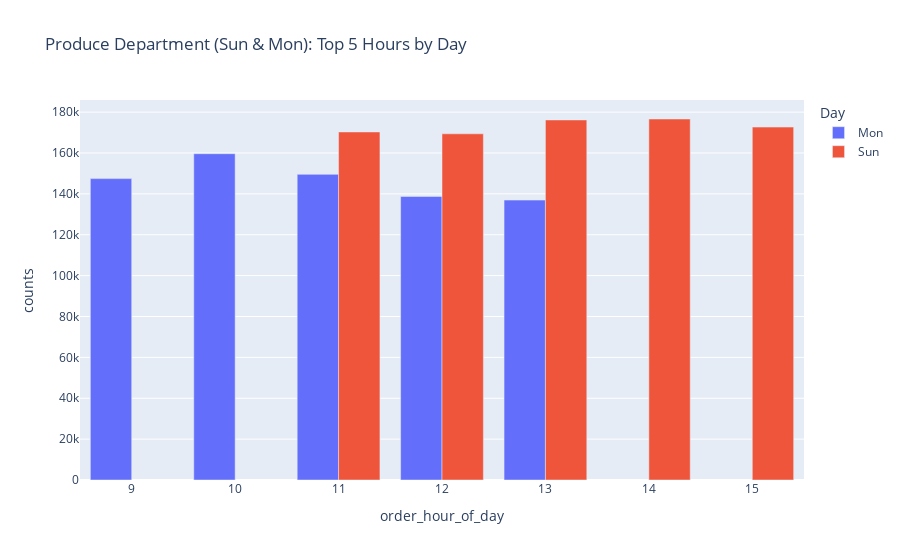

The notebook cell saved with this chart:
### Code cell
fig.show()

### Figure 1 — Plotly figure (JSON) as saved in the notebook; plotly's stock layout.template omitted (floating-point values rounded to 4 significant figures)
{"data": [{"alignmentgroup": "True", "hovertemplate": "Day=Mon<br>order_hour_of_day=%{x}<br>counts=%{y}<extra></extra>", "legendgroup": "Mon", "marker": {"color": "#636efa", "pattern": {"shape": ""}}, "name": "Mon", "offsetgroup": "Mon", "orientation": "v", "showlegend": true, "textposition": "auto", "type": "bar", "x": [10, 11, 9, 12, 13], "xaxis": "x", "y": [159651, 149544, 147464, 138745, 136959], "yaxis": "y"}, {"alignmentgroup": "True", "hovertemplate": "Day=Sun<br>order_hour_of_day=%{x}<br>counts=%{y}<extra></extra>", "legendgroup": "Sun", "marker": {"color": "#EF553B", "pattern": {"shape": ""}}, "name": "Sun", "offsetgroup": "Sun", "orientation": "v", "showlegend": true, "textposition": "auto", "type": "bar", "x": [14, 13, 15, 11, 12], "xaxis": "x", "y": [176632, 176167, 172675, 170289, 169393], "yaxis": "y"}], "layout": {"barmode": "group", "legend": {"title": {"text": "Day"}, "tracegroupgap": 0}, "title": {"text": "Produce Department (Sun & Mon): Top 5 Hours by Day"}, "xaxis": {"anchor": "y", "domain": [0, 1], "title": {"text": "order_hour_of_day"}}, "yaxis": {"anchor": "x", "domain": [0, 1], "title": {"text": "counts"}}}}
